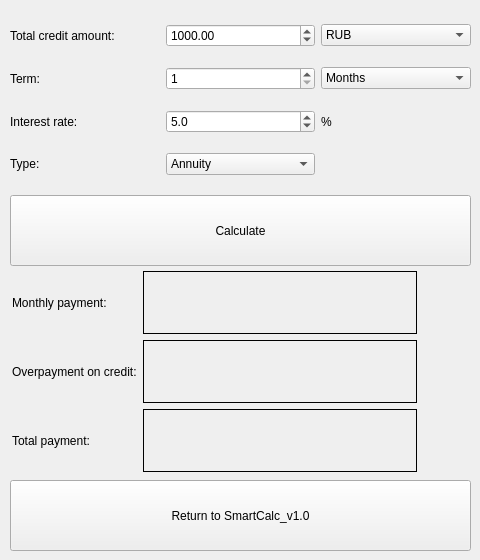
<?xml version="1.0" encoding="UTF-8"?>
<ui version="4.0">
 <class>CreditWindow</class>
 <widget class="QWidget" name="CreditWindow">
  <property name="geometry">
   <rect>
    <x>0</x>
    <y>0</y>
    <width>480</width>
    <height>560</height>
   </rect>
  </property>
  <property name="sizePolicy">
   <sizepolicy hsizetype="Fixed" vsizetype="Fixed">
    <horstretch>0</horstretch>
    <verstretch>0</verstretch>
   </sizepolicy>
  </property>
  <property name="windowTitle">
   <string>Credit Calculator</string>
  </property>
  <widget class="QPushButton" name="pushButton_return">
   <property name="geometry">
    <rect>
     <x>10</x>
     <y>480</y>
     <width>461</width>
     <height>71</height>
    </rect>
   </property>
   <property name="text">
    <string>Return to SmartCalc_v1.0</string>
   </property>
  </widget>
  <widget class="QPushButton" name="pushButton_calc">
   <property name="geometry">
    <rect>
     <x>10</x>
     <y>195</y>
     <width>461</width>
     <height>71</height>
    </rect>
   </property>
   <property name="text">
    <string>Calculate</string>
   </property>
  </widget>
  <widget class="QWidget" name="">
   <property name="geometry">
    <rect>
     <x>12</x>
     <y>271</y>
     <width>461</width>
     <height>201</height>
    </rect>
   </property>
   <layout class="QGridLayout" name="gridLayout">
    <item row="0" column="0">
     <widget class="QLabel" name="label_7">
      <property name="sizePolicy">
       <sizepolicy hsizetype="Fixed" vsizetype="Preferred">
        <horstretch>0</horstretch>
        <verstretch>0</verstretch>
       </sizepolicy>
      </property>
      <property name="text">
       <string>Monthly payment:</string>
      </property>
     </widget>
    </item>
    <item row="0" column="1">
     <widget class="QLabel" name="Result_2">
      <property name="styleSheet">
       <string notr="true"/>
      </property>
      <property name="frameShape">
       <enum>QFrame::Box</enum>
      </property>
      <property name="frameShadow">
       <enum>QFrame::Plain</enum>
      </property>
      <property name="lineWidth">
       <number>1</number>
      </property>
      <property name="alignment">
       <set>Qt::AlignRight|Qt::AlignTrailing|Qt::AlignVCenter</set>
      </property>
     </widget>
    </item>
    <item row="0" column="2">
     <widget class="QLabel" name="label_6">
      <property name="sizePolicy">
       <sizepolicy hsizetype="Fixed" vsizetype="Preferred">
        <horstretch>0</horstretch>
        <verstretch>0</verstretch>
       </sizepolicy>
      </property>
      <property name="text">
       <string> </string>
      </property>
     </widget>
    </item>
    <item row="1" column="0">
     <widget class="QLabel" name="label_8">
      <property name="sizePolicy">
       <sizepolicy hsizetype="Fixed" vsizetype="Preferred">
        <horstretch>0</horstretch>
        <verstretch>0</verstretch>
       </sizepolicy>
      </property>
      <property name="text">
       <string>Overpayment on credit:</string>
      </property>
     </widget>
    </item>
    <item row="1" column="1">
     <widget class="QLabel" name="Result_3">
      <property name="sizePolicy">
       <sizepolicy hsizetype="Preferred" vsizetype="Preferred">
        <horstretch>0</horstretch>
        <verstretch>0</verstretch>
       </sizepolicy>
      </property>
      <property name="styleSheet">
       <string notr="true"/>
      </property>
      <property name="frameShape">
       <enum>QFrame::Box</enum>
      </property>
      <property name="frameShadow">
       <enum>QFrame::Plain</enum>
      </property>
      <property name="lineWidth">
       <number>1</number>
      </property>
      <property name="alignment">
       <set>Qt::AlignRight|Qt::AlignTrailing|Qt::AlignVCenter</set>
      </property>
     </widget>
    </item>
    <item row="1" column="2">
     <widget class="QLabel" name="label_10">
      <property name="sizePolicy">
       <sizepolicy hsizetype="Fixed" vsizetype="Preferred">
        <horstretch>0</horstretch>
        <verstretch>0</verstretch>
       </sizepolicy>
      </property>
      <property name="text">
       <string>               </string>
      </property>
     </widget>
    </item>
    <item row="2" column="0">
     <widget class="QLabel" name="label_9">
      <property name="sizePolicy">
       <sizepolicy hsizetype="Fixed" vsizetype="Preferred">
        <horstretch>0</horstretch>
        <verstretch>0</verstretch>
       </sizepolicy>
      </property>
      <property name="text">
       <string>Total payment:</string>
      </property>
     </widget>
    </item>
    <item row="2" column="1">
     <widget class="QLabel" name="Result_4">
      <property name="styleSheet">
       <string notr="true"/>
      </property>
      <property name="frameShape">
       <enum>QFrame::Box</enum>
      </property>
      <property name="frameShadow">
       <enum>QFrame::Plain</enum>
      </property>
      <property name="lineWidth">
       <number>1</number>
      </property>
      <property name="alignment">
       <set>Qt::AlignRight|Qt::AlignTrailing|Qt::AlignVCenter</set>
      </property>
     </widget>
    </item>
    <item row="2" column="2">
     <widget class="QLabel" name="label_11">
      <property name="sizePolicy">
       <sizepolicy hsizetype="Fixed" vsizetype="Preferred">
        <horstretch>0</horstretch>
        <verstretch>0</verstretch>
       </sizepolicy>
      </property>
      <property name="text">
       <string> </string>
      </property>
     </widget>
    </item>
   </layout>
  </widget>
  <widget class="QWidget" name="">
   <property name="geometry">
    <rect>
     <x>10</x>
     <y>10</y>
     <width>461</width>
     <height>181</height>
    </rect>
   </property>
   <layout class="QGridLayout" name="gridLayout_2">
    <item row="0" column="0">
     <widget class="QLabel" name="label">
      <property name="text">
       <string>Total credit amount:</string>
      </property>
     </widget>
    </item>
    <item row="0" column="1">
     <widget class="QDoubleSpinBox" name="doubleSpinBox_3">
      <property name="maximum">
       <double>100000000.000000000000000</double>
      </property>
      <property name="value">
       <double>1000.000000000000000</double>
      </property>
     </widget>
    </item>
    <item row="0" column="2">
     <widget class="QComboBox" name="comboBox_3">
      <item>
       <property name="text">
        <string>RUB</string>
       </property>
      </item>
      <item>
       <property name="text">
        <string>USD</string>
       </property>
      </item>
      <item>
       <property name="text">
        <string>EUR</string>
       </property>
      </item>
     </widget>
    </item>
    <item row="1" column="0">
     <widget class="QLabel" name="label_2">
      <property name="text">
       <string>Term:</string>
      </property>
     </widget>
    </item>
    <item row="1" column="1">
     <widget class="QDoubleSpinBox" name="doubleSpinBox_2">
      <property name="decimals">
       <number>0</number>
      </property>
      <property name="minimum">
       <double>1.000000000000000</double>
      </property>
     </widget>
    </item>
    <item row="1" column="2">
     <widget class="QComboBox" name="comboBox_2">
      <item>
       <property name="text">
        <string>Months</string>
       </property>
      </item>
      <item>
       <property name="text">
        <string>Years</string>
       </property>
      </item>
     </widget>
    </item>
    <item row="2" column="0">
     <widget class="QLabel" name="label_3">
      <property name="text">
       <string>Interest rate:</string>
      </property>
     </widget>
    </item>
    <item row="2" column="1">
     <widget class="QDoubleSpinBox" name="doubleSpinBox">
      <property name="decimals">
       <number>1</number>
      </property>
      <property name="minimum">
       <double>0.100000000000000</double>
      </property>
      <property name="maximum">
       <double>999.000000000000000</double>
      </property>
      <property name="value">
       <double>5.000000000000000</double>
      </property>
     </widget>
    </item>
    <item row="2" column="2">
     <widget class="QLabel" name="label_5">
      <property name="text">
       <string>%</string>
      </property>
     </widget>
    </item>
    <item row="3" column="0">
     <widget class="QLabel" name="label_4">
      <property name="text">
       <string>Type:</string>
      </property>
     </widget>
    </item>
    <item row="3" column="1">
     <widget class="QComboBox" name="comboBox">
      <item>
       <property name="text">
        <string>Annuity</string>
       </property>
      </item>
      <item>
       <property name="text">
        <string>Differentiated</string>
       </property>
      </item>
     </widget>
    </item>
   </layout>
  </widget>
 </widget>
 <resources/>
 <connections/>
</ui>
